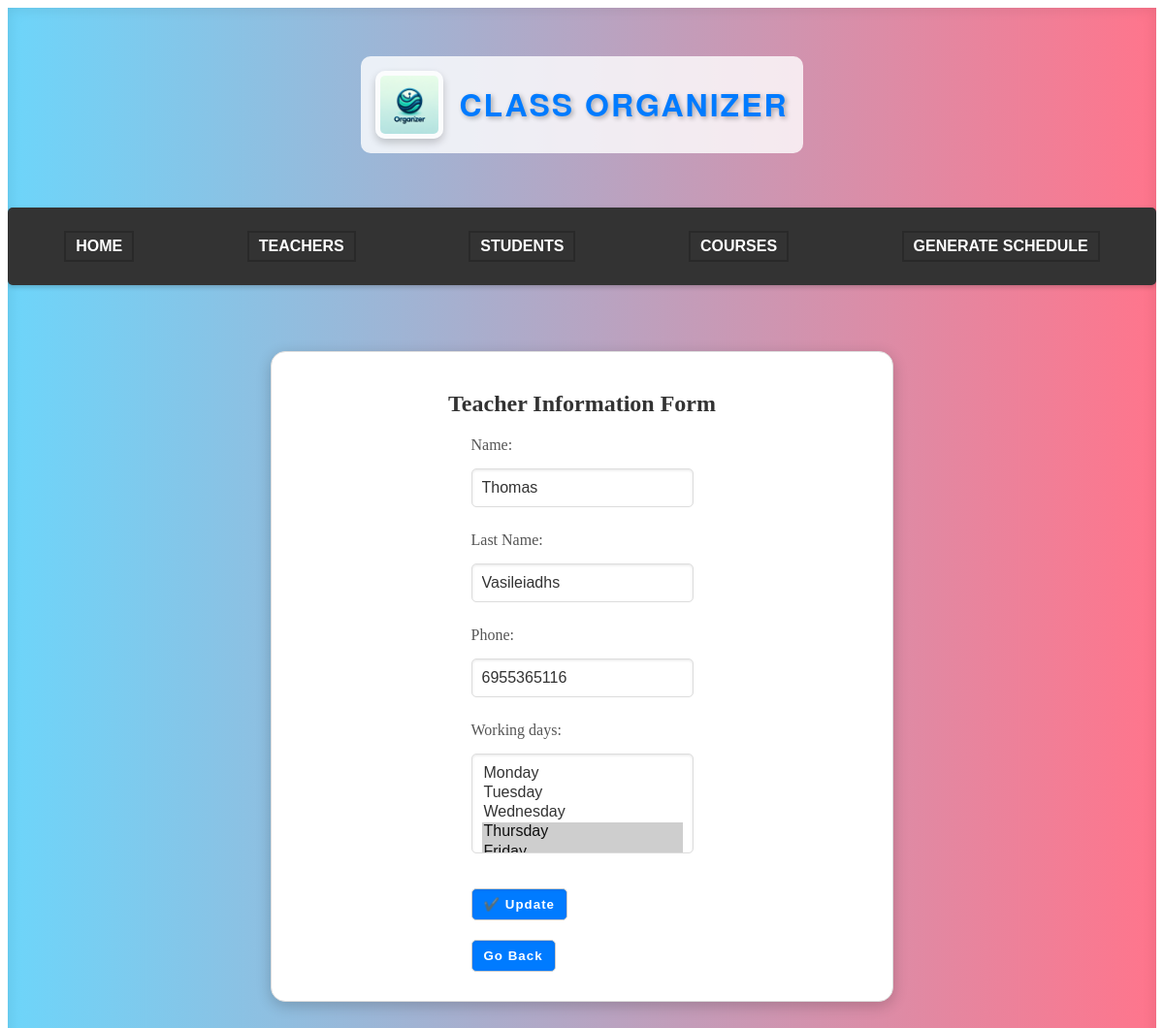
/classapp/editteacher/3/, run on the app's committed database.
### classapp/models.py (models this page shows)
class Teacher(models.Model):
    teacher_id = models.AutoField(primary_key=True) #primary key
    name = models.CharField(max_length=50)
    last_name = models.CharField(max_length=50)
    phone = models.CharField(max_length=50)
    working_days = models.CharField(max_length=50, default='')

### classapp/views.py (the view)
# urls.py: path('editteacher/<int:teacher_id>/', views.editteacher, name='editteacher'),
def editteacher(request, teacher_id):
    teacher = get_object_or_404(Teacher, teacher_id=teacher_id)
    print(f"Retrieved teacher: {teacher}")
    if request.method == 'POST':
        form = TeacherForm(request.POST, instance=teacher)
        if form.is_valid():
            teacher = form.save(commit=False)  # Get an instance of the model without saving it to the database
            teacher.name = form.cleaned_data['name']
            teacher.last_name = form.cleaned_data['last_name']
            teacher.phone = form.cleaned_data['phone']
            teacher.working_days = ','.join(request.POST.getlist('working_days'))  # Get a list of selected days
            teacher.save()
            print(f"Updated teacher: {teacher}")
            teachers = Teacher.objects.all()
            return render(request, 'teacher.html', {'teacher_id': teacher.teacher_id, 'data': teachers})
    else:
        form = TeacherForm(instance=teacher)
    print(f"Form errors: {form.errors}")
    return render(request, 'editteacher.html', {'form': form, 'teacher': teacher})

### classapp/forms.py
class TeacherForm(forms.ModelForm):
    class Meta:
        model = Teacher
        fields = ['name', 'last_name', 'phone', 'working_days']

### classapp/templates/editteacher.html (shortened to what this page needs)
<!DOCTYPE html>
<html lang="en">
<head>
    {% load static %}
    <link rel="stylesheet" href=" {% static 'style.css' %} ">
</head>
<body>
    <div class="main-container">
        <header>
            <img src="{% static 'classorganizerlogo.png' %}" alt="Logo" class="logo">
            <h1 class="siteTitle">Class Organizer</h1>
        </header>
        <nav class="navbar">
            <ul class="navbar-nav">
                <li class="nav-item"><a href="{% url 'home' %}">Home</a></li>
                <li class="nav-item"><a href="{% url 'teacher' %}">Teachers</a></li>
                <li class="nav-item"><a href="{% url 'student' %}">Students</a></li>
                <li class="nav-item"><a href="{% url 'course' %}">Courses</a></li>
                <li class="nav-item"><a href="{% url 'schedule' %}">Generate Schedule</a></li>
            </ul>
        </nav>
            <div class="form-container">
                <h2>Teacher Information Form</h2>
                <form action="{% url 'editteacher' teacher.teacher_id %}" method="post">
                    <div class="form-group">
                        <label for="name">Name:</label>
                        <input type="text" id="name" name="name" maxlength="50" required value="{{ teacher.name }}">
                    </div>
                    <div class="form-group">
                        <label for="last_name">Last Name:</label>
                        <input type="text" id="last_name" name="last_name" maxlength="50" required value="{{ teacher.last_name }}">
                    </div>
                    <div class="form-group">
                        <label for="phone">Phone:</label>
                        <input type="text" id="phone" name="phone" maxlength="50" required value="{{ teacher.phone }}">
                    </div>
                    <div class="form-group">
                        <label for="working_days">Working days:</label>
                        <div class="select-wrapper">
                            <select id="working_days" name="working_days" multiple required>
                                <option value="monday" {% if "monday" in teacher.working_days %}selected{% endif %}>Monday</option>
                                <option value="tuesday" {% if "tuesday" in teacher.working_days %}selected{% endif %}>Tuesday</option>
                                <option value="wednesday" {% if "wednesday" in teacher.working_days %}selected{% endif %}>Wednesday</option>
                                <option value="thursday" {% if "thursday" in teacher.working_days %}selected{% endif %}>Thursday</option>
                                <option value="friday" {% if "friday" in teacher.working_days %}selected{% endif %}>Friday</option>
                            </select>
                        </div>
                    </div>
                    <button class="teacher_submit_btn"type="submit">✔️ Update</button>
                    <div>
                        <button class="go_back_btn" onclick="history.back()">Go Back</button>
                    </div>
                </form>
            </div>
    </div>
</body>
</html>

### classapp/static/style.css (style rules this page uses)
.main-container { display: flex; flex-direction: column; justify-content: flex-start; align-items: center; height: 100vh; padding-top: 50px; background: linear-gradient(to right, #6DD5FA, #FF758C); box-shadow: inset 0 0 15px rgba(0, 0, 0, 0.1); overflow: auto; transition: all 0.3s ease; gap: 20px; }
.main-container > * { margin-bottom: 20px; padding: 15px; border-radius: 10px; background: rgba(255, 255, 255, 0.8); }
.navbar { background-color: #333; padding: 10px 0; margin-top: 1rem; width: 100%; margin-bottom: 3rem; box-shadow: 0 2px 5px rgba(0, 0, 0, 0.2); font-family: "Arial", sans-serif; border-radius: 5px; transition: background-color 0.3s ease-in-out; }
.navbar-nav { list-style: none; display: flex; justify-content: space-around; padding: 0; }
.nav-item { color: #fff; text-transform: uppercase; font-weight: bold; transition: color 0.3s ease-in-out, box-shadow 0.3s ease-in-out, transform 0.3s ease-in-out; box-shadow: 0 0 0 2px rgba(0, 0, 0, 0.2); }
.nav-item a { color: #fff; text-decoration: none; padding: 5px 10px; position: relative; display: inline-block; }
.nav-item a::after { content: ""; position: absolute; width: 0; height: 2px; background-color: #ff0000; bottom: 0; left: 50%; transition: width 0.3s ease, left 0.3s ease; }
header { display: flex; align-items: center; justify-content: space-between; padding: 20px; background-color: #333; color: #fff; }
.siteTitle { font-size: 2em; margin: 0; font-family: 'Helvetica Neue', sans-serif; color: #007BFF; text-shadow: 2px 2px 5px rgba(0, 0, 0, 0.3); text-transform: uppercase; letter-spacing: 2px; transition: all 0.3s ease; }
.siteTitle::after { content: ''; display: block; height: 2px; background: linear-gradient(to right, #6DD5FA, #FF758C); transition: width 0.3s ease; width: 0; }
h2 { color: #333; margin-bottom: 20px; }
.form-group { display: flex; flex-direction: column; width: 100%; margin-bottom: 15px; }
.form-group label { margin-bottom: 5px; color: #555; }
.form-group input { padding: 10px; border: 1px solid #ddd; border-radius: 5px; font-size: 16px; color: #333; }
.form-group select { padding: 10px; border: 1px solid #ddd; border-radius: 5px; font-size: 16px; color: #333; width: 100%; appearance: none; -webkit-appearance: none; -moz-appearance: none; background: url('dropdown-arrow.png') no-repeat right; }

### data on the page
Teacher: name "Thomas", last_name "Vasileiadhs", phone "6955365116", working_days "Monday / Tuesday / Wednesday / Thursday ☑"
